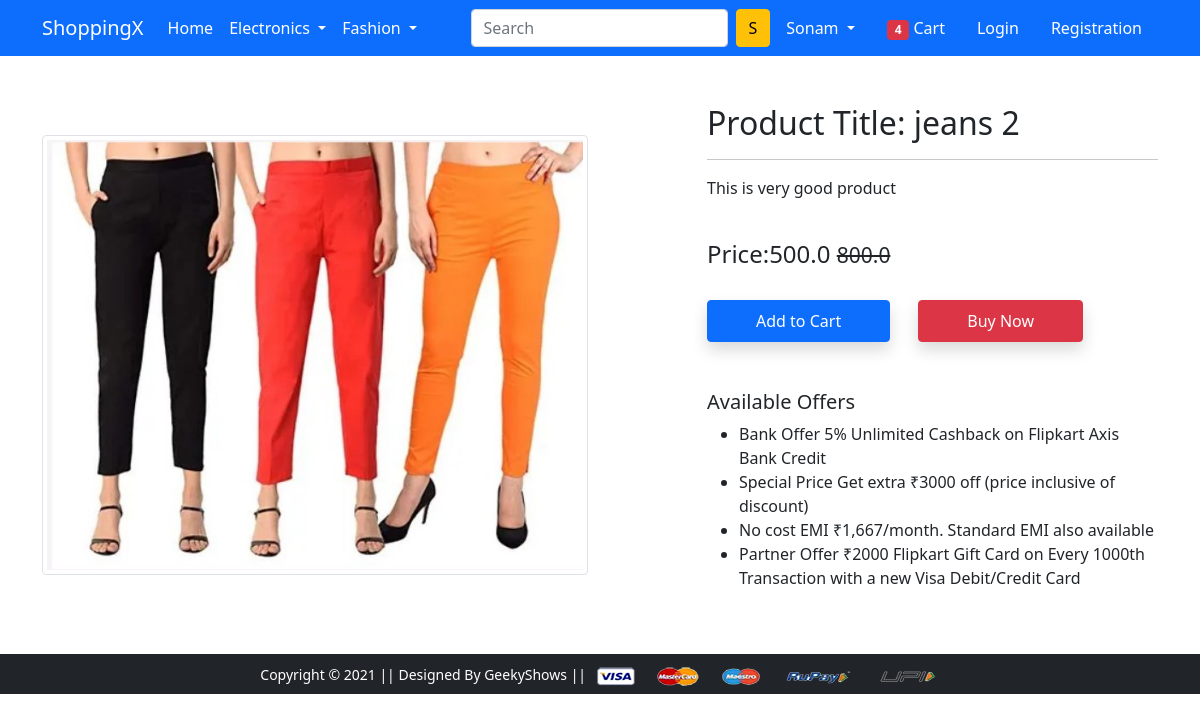
Page /product-detail/3 on the committed database.
### app/models.py (models this page shows, shortened)
class Product(models.Model):
    title=models.CharField(max_length=100)
    selling_price=models.FloatField()
    discounted_price=models.FloatField()
    description=models.TextField()
    brand=models.CharField(max_length=100)
    category=models.CharField(choices=CATEGORY_CHOICES,max_length=2)
    product_image=models.ImageField(upload_to="productimg")

### app/views.py (the view)
# urls.py: path('product-detail/<int:pk>', views.ProductDetailView.as_view(), name='product-detail'),
class ProductDetailView(View):
    def get(self,request,pk):
        product=Product.objects.get(pk=pk)
        return render(request,"app/productdetail.html",{'product':product})

### app/templates/app/productdetail.html (shortened to what this page needs)
{% extends 'app/base.html' %}
{% load static %}
{% block main-content %}
<div class="container my-5">
 <div class="row">
  <div class="col-sm-6 text-center align-self-center">
   <img src="{{product.product_image.url}}" alt="" class="img-fluid img-thumbnail">
  </div>
  <div class="col-sm-5 offset-sm-1">
   <h2>Product Title: {{product.title}}</h2>
   <hr>
   <p>{{product.description}}</p> <br>
   <h4>Price:{{product.discounted_price}} <small class="fw-light text-decoration-line-through"> {{product.selling_price}}</small></h4> <br>
   <a href="{% url 'add-to-cart' %}" class="btn btn-primary shadow px-5 py-2">Add to Cart</a>
   <a href="{% url 'buy-now' %}" class="btn btn-danger shadow px-5 py-2 ms-4">Buy Now</a>
   <h5 class="mt-5">Available Offers</h5>
   <ul>
    <li>Bank Offer 5% Unlimited Cashback on Flipkart Axis Bank Credit</li>
    <li>Special Price Get extra ₹3000 off (price inclusive of discount)</li>
    <li>No cost EMI ₹1,667/month. Standard EMI also available</li>
    <li>Partner Offer ₹2000 Flipkart Gift Card on Every 1000th Transaction with a new Visa Debit/Credit Card</li>
   </ul>
  </div>
 </div>
</div>
{% endblock main-content %}

### rows in the picture
Product: product_image (picture), title "jeans 2", description "This is very good product", discounted_price "500.0", selling_price "800.0"
